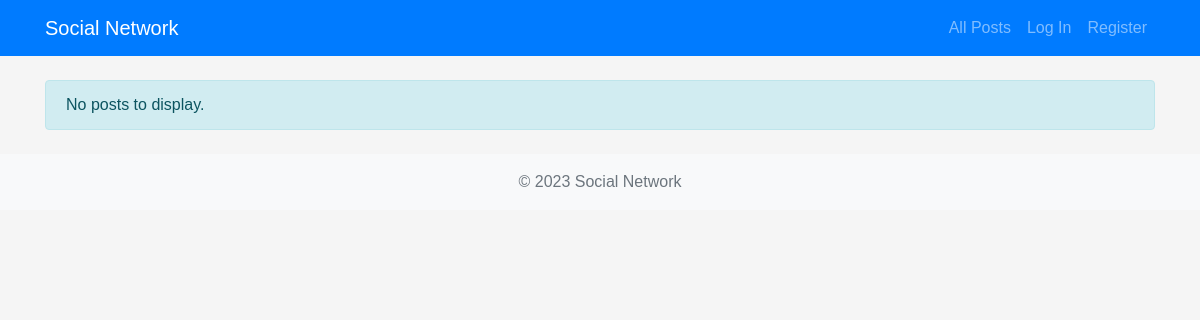
Before: / with the older database file.
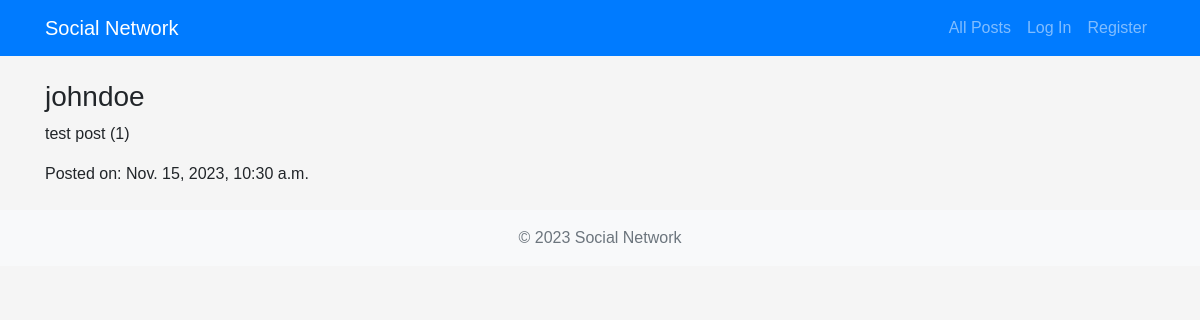
After: the same page with the newer database file.
### network/models.py (models this page shows, shortened)
class Post (models.Model):
    post = models.CharField(max_length=500)
    user = models.ForeignKey(User, on_delete=models.CASCADE, related_name="posts")
    timestamp = models.DateTimeField(auto_now_add=True)
    likes = models.ManyToManyField(User, blank=True, related_name="liked_posts")

class User(AbstractUser):
    pass

### network/views.py (the view)
# urls.py: path("", views.index, name="index"),
def index(request):
    posts = Post.objects.all().order_by('-timestamp')
    return render(request, "network/index.html", {"posts": posts})

### network/templates/network/index.html (shortened to what this page needs)
{% extends "network/layout.html" %}
{% block body %}
<div class="posts">
    {% for post in posts %}
    <div class="post">
        <h3>{{ post.user.username }}</h3>
        <p>{{ post.post }}</p>
        <p>Posted on: {{ post.timestamp }}</p>
    </div>
    {% empty %}
    <div class="alert alert-info" role="alert">
        No posts to display.
    </div>
    {% endfor %}
</div>
{% endblock %}

Changed rows visible on the page:
added Post: user.username "johndoe", post "test post (1)", timestamp "Nov. 15, 2023, 10:30 a.m."
Other visible differences:
text no longer shown: "No posts to display."
